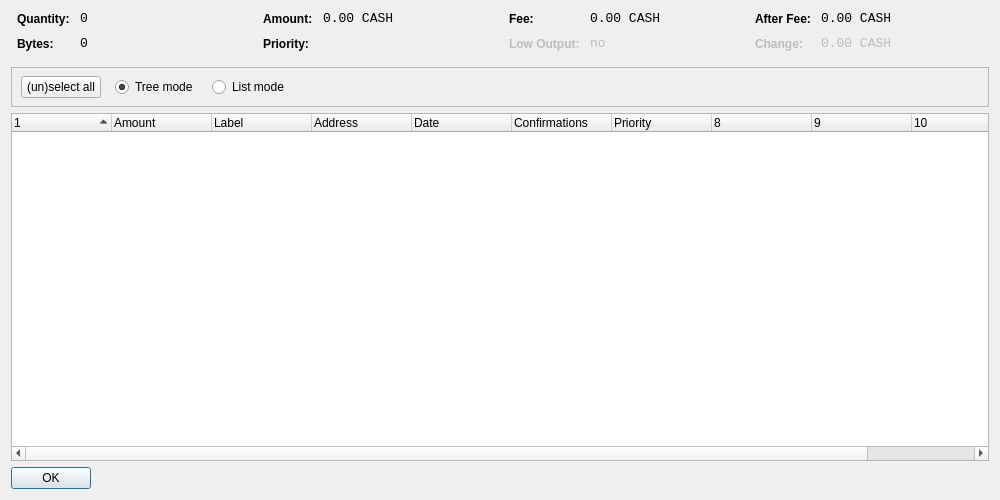
<?xml version="1.0" encoding="UTF-8"?>
<ui version="4.0">
 <class>CoinControlDialog</class>
 <widget class="QDialog" name="CoinControlDialog">
  <property name="geometry">
   <rect>
    <x>0</x>
    <y>0</y>
    <width>1000</width>
    <height>500</height>
   </rect>
  </property>
  <property name="windowTitle">
   <string>Coin Control</string>
  </property>
  <layout class="QVBoxLayout" name="verticalLayout">
   <item>
    <layout class="QHBoxLayout" name="horizontalLayoutTop" stretch="0,0,0,0">
     <property name="topMargin">
      <number>0</number>
     </property>
     <property name="bottomMargin">
      <number>10</number>
     </property>
     <item>
      <layout class="QFormLayout" name="formLayoutCoinControl1">
       <property name="horizontalSpacing">
        <number>10</number>
       </property>
       <property name="verticalSpacing">
        <number>10</number>
       </property>
       <property name="leftMargin">
        <number>6</number>
       </property>
       <property name="rightMargin">
        <number>6</number>
       </property>
       <item row="0" column="0">
        <widget class="QLabel" name="labelCoinControlQuantityText">
         <property name="styleSheet">
          <string notr="true">font-weight:bold;</string>
         </property>
         <property name="text">
          <string>Quantity:</string>
         </property>
        </widget>
       </item>
       <item row="0" column="1">
        <widget class="QLabel" name="labelCoinControlQuantity">
         <property name="font">
          <font>
           <family>Monospace</family>
           <pointsize>10</pointsize>
          </font>
         </property>
         <property name="cursor">
          <cursorShape>IBeamCursor</cursorShape>
         </property>
         <property name="contextMenuPolicy">
          <enum>Qt::ActionsContextMenu</enum>
         </property>
         <property name="text">
          <string>0</string>
         </property>
         <property name="textInteractionFlags">
          <set>Qt::LinksAccessibleByMouse|Qt::TextSelectableByKeyboard|Qt::TextSelectableByMouse</set>
         </property>
        </widget>
       </item>
       <item row="1" column="0">
        <widget class="QLabel" name="labelCoinControlBytesText">
         <property name="styleSheet">
          <string notr="true">font-weight:bold;</string>
         </property>
         <property name="text">
          <string>Bytes:</string>
         </property>
        </widget>
       </item>
       <item row="1" column="1">
        <widget class="QLabel" name="labelCoinControlBytes">
         <property name="font">
          <font>
           <family>Monospace</family>
           <pointsize>10</pointsize>
          </font>
         </property>
         <property name="cursor">
          <cursorShape>IBeamCursor</cursorShape>
         </property>
         <property name="contextMenuPolicy">
          <enum>Qt::ActionsContextMenu</enum>
         </property>
         <property name="text">
          <string>0</string>
         </property>
         <property name="textInteractionFlags">
          <set>Qt::LinksAccessibleByMouse|Qt::TextSelectableByKeyboard|Qt::TextSelectableByMouse</set>
         </property>
        </widget>
       </item>
      </layout>
     </item>
     <item>
      <layout class="QFormLayout" name="formLayoutCoinControl2">
       <property name="horizontalSpacing">
        <number>10</number>
       </property>
       <property name="verticalSpacing">
        <number>10</number>
       </property>
       <property name="leftMargin">
        <number>6</number>
       </property>
       <property name="rightMargin">
        <number>6</number>
       </property>
       <item row="0" column="0">
        <widget class="QLabel" name="labelCoinControlAmountText">
         <property name="styleSheet">
          <string notr="true">font-weight:bold;</string>
         </property>
         <property name="text">
          <string>Amount:</string>
         </property>
        </widget>
       </item>
       <item row="0" column="1">
        <widget class="QLabel" name="labelCoinControlAmount">
         <property name="font">
          <font>
           <family>Monospace</family>
           <pointsize>10</pointsize>
          </font>
         </property>
         <property name="cursor">
          <cursorShape>IBeamCursor</cursorShape>
         </property>
         <property name="contextMenuPolicy">
          <enum>Qt::ActionsContextMenu</enum>
         </property>
         <property name="text">
          <string>0.00 CASH</string>
         </property>
         <property name="textInteractionFlags">
          <set>Qt::LinksAccessibleByMouse|Qt::TextSelectableByKeyboard|Qt::TextSelectableByMouse</set>
         </property>
        </widget>
       </item>
       <item row="1" column="0">
        <widget class="QLabel" name="labelCoinControlPriorityText">
         <property name="styleSheet">
          <string notr="true">font-weight:bold;</string>
         </property>
         <property name="text">
          <string>Priority:</string>
         </property>
        </widget>
       </item>
       <item row="1" column="1">
        <widget class="QLabel" name="labelCoinControlPriority">
         <property name="font">
          <font>
           <family>Monospace</family>
           <pointsize>10</pointsize>
          </font>
         </property>
         <property name="cursor">
          <cursorShape>IBeamCursor</cursorShape>
         </property>
         <property name="contextMenuPolicy">
          <enum>Qt::ActionsContextMenu</enum>
         </property>
         <property name="text">
          <string/>
         </property>
         <property name="textInteractionFlags">
          <set>Qt::LinksAccessibleByMouse|Qt::TextSelectableByKeyboard|Qt::TextSelectableByMouse</set>
         </property>
        </widget>
       </item>
      </layout>
     </item>
     <item>
      <layout class="QFormLayout" name="formLayoutCoinControl3">
       <property name="horizontalSpacing">
        <number>10</number>
       </property>
       <property name="verticalSpacing">
        <number>10</number>
       </property>
       <property name="leftMargin">
        <number>6</number>
       </property>
       <property name="rightMargin">
        <number>6</number>
       </property>
       <item row="0" column="0">
        <widget class="QLabel" name="labelCoinControlFeeText">
         <property name="styleSheet">
          <string notr="true">font-weight:bold;</string>
         </property>
         <property name="text">
          <string>Fee:</string>
         </property>
        </widget>
       </item>
       <item row="0" column="1">
        <widget class="QLabel" name="labelCoinControlFee">
         <property name="font">
          <font>
           <family>Monospace</family>
           <pointsize>10</pointsize>
          </font>
         </property>
         <property name="cursor">
          <cursorShape>IBeamCursor</cursorShape>
         </property>
         <property name="contextMenuPolicy">
          <enum>Qt::ActionsContextMenu</enum>
         </property>
         <property name="text">
          <string>0.00 CASH</string>
         </property>
         <property name="textInteractionFlags">
          <set>Qt::LinksAccessibleByMouse|Qt::TextSelectableByKeyboard|Qt::TextSelectableByMouse</set>
         </property>
        </widget>
       </item>
       <item row="1" column="0">
        <widget class="QLabel" name="labelCoinControlLowOutputText">
         <property name="enabled">
          <bool>false</bool>
         </property>
         <property name="styleSheet">
          <string notr="true">font-weight:bold;</string>
         </property>
         <property name="text">
          <string>Low Output:</string>
         </property>
        </widget>
       </item>
       <item row="1" column="1">
        <widget class="QLabel" name="labelCoinControlLowOutput">
         <property name="enabled">
          <bool>false</bool>
         </property>
         <property name="font">
          <font>
           <family>Monospace</family>
           <pointsize>10</pointsize>
          </font>
         </property>
         <property name="cursor">
          <cursorShape>IBeamCursor</cursorShape>
         </property>
         <property name="contextMenuPolicy">
          <enum>Qt::ActionsContextMenu</enum>
         </property>
         <property name="text">
          <string>no</string>
         </property>
         <property name="textInteractionFlags">
          <set>Qt::LinksAccessibleByMouse|Qt::TextSelectableByKeyboard|Qt::TextSelectableByMouse</set>
         </property>
        </widget>
       </item>
      </layout>
     </item>
     <item>
      <layout class="QFormLayout" name="formLayoutCoinControl4">
       <property name="horizontalSpacing">
        <number>10</number>
       </property>
       <property name="verticalSpacing">
        <number>10</number>
       </property>
       <property name="leftMargin">
        <number>6</number>
       </property>
       <property name="rightMargin">
        <number>6</number>
       </property>
       <item row="0" column="0">
        <widget class="QLabel" name="labelCoinControlAfterFeeText">
         <property name="styleSheet">
          <string notr="true">font-weight:bold;</string>
         </property>
         <property name="text">
          <string>After Fee:</string>
         </property>
        </widget>
       </item>
       <item row="0" column="1">
        <widget class="QLabel" name="labelCoinControlAfterFee">
         <property name="font">
          <font>
           <family>Monospace</family>
           <pointsize>10</pointsize>
          </font>
         </property>
         <property name="cursor">
          <cursorShape>IBeamCursor</cursorShape>
         </property>
         <property name="contextMenuPolicy">
          <enum>Qt::ActionsContextMenu</enum>
         </property>
         <property name="text">
          <string>0.00 CASH</string>
         </property>
         <property name="textInteractionFlags">
          <set>Qt::LinksAccessibleByMouse|Qt::TextSelectableByKeyboard|Qt::TextSelectableByMouse</set>
         </property>
        </widget>
       </item>
       <item row="1" column="0">
        <widget class="QLabel" name="labelCoinControlChangeText">
         <property name="enabled">
          <bool>false</bool>
         </property>
         <property name="styleSheet">
          <string notr="true">font-weight:bold;</string>
         </property>
         <property name="text">
          <string>Change:</string>
         </property>
        </widget>
       </item>
       <item row="1" column="1">
        <widget class="QLabel" name="labelCoinControlChange">
         <property name="enabled">
          <bool>false</bool>
         </property>
         <property name="font">
          <font>
           <family>Monospace</family>
           <pointsize>10</pointsize>
          </font>
         </property>
         <property name="cursor">
          <cursorShape>IBeamCursor</cursorShape>
         </property>
         <property name="contextMenuPolicy">
          <enum>Qt::ActionsContextMenu</enum>
         </property>
         <property name="text">
          <string>0.00 CASH</string>
         </property>
         <property name="textInteractionFlags">
          <set>Qt::LinksAccessibleByMouse|Qt::TextSelectableByKeyboard|Qt::TextSelectableByMouse</set>
         </property>
        </widget>
       </item>
      </layout>
     </item>
    </layout>
   </item>
   <item>
    <widget class="QFrame" name="frame">
     <property name="minimumSize">
      <size>
       <width>0</width>
       <height>40</height>
      </size>
     </property>
     <property name="frameShape">
      <enum>QFrame::StyledPanel</enum>
     </property>
     <property name="frameShadow">
      <enum>QFrame::Sunken</enum>
     </property>
     <widget class="QWidget" name="horizontalLayoutWidget">
      <property name="geometry">
       <rect>
        <x>10</x>
        <y>0</y>
        <width>781</width>
        <height>41</height>
       </rect>
      </property>
      <layout class="QHBoxLayout" name="horizontalLayoutPanel" stretch="0,0,0,0,0">
       <property name="spacing">
        <number>14</number>
       </property>
       <item>
        <widget class="QPushButton" name="pushButtonSelectAll">
         <property name="sizePolicy">
          <sizepolicy hsizetype="Maximum" vsizetype="Fixed">
           <horstretch>0</horstretch>
           <verstretch>0</verstretch>
          </sizepolicy>
         </property>
         <property name="text">
          <string>(un)select all</string>
         </property>
        </widget>
       </item>
       <item>
        <widget class="QRadioButton" name="radioTreeMode">
         <property name="sizePolicy">
          <sizepolicy hsizetype="Maximum" vsizetype="Fixed">
           <horstretch>0</horstretch>
           <verstretch>0</verstretch>
          </sizepolicy>
         </property>
         <property name="text">
          <string>Tree mode</string>
         </property>
         <property name="checked">
          <bool>true</bool>
         </property>
        </widget>
       </item>
       <item>
        <widget class="QRadioButton" name="radioListMode">
         <property name="sizePolicy">
          <sizepolicy hsizetype="Maximum" vsizetype="Fixed">
           <horstretch>0</horstretch>
           <verstretch>0</verstretch>
          </sizepolicy>
         </property>
         <property name="text">
          <string>List mode</string>
         </property>
        </widget>
       </item>
<!--       <item>
        <widget class="QLabel" name="labelLocked">
         <property name="text">
          <string>(1 locked)</string>
         </property>
        </widget>
       </item>
-->
       <item>
        <spacer name="horizontalSpacer">
         <property name="orientation">
          <enum>Qt::Horizontal</enum>
         </property>
         <property name="sizeHint" stdset="0">
          <size>
           <width>40</width>
           <height>20</height>
          </size>
         </property>
        </spacer>
       </item>
      </layout>
     </widget>
    </widget>
   </item>
   <item>
    <widget class="CoinControlTreeWidget" name="treeWidget">
     <property name="contextMenuPolicy">
      <enum>Qt::CustomContextMenu</enum>
     </property>
     <property name="sortingEnabled">
      <bool>false</bool>
     </property>
     <property name="columnCount">
      <number>11</number>
     </property>
     <attribute name="headerShowSortIndicator" stdset="0">
      <bool>true</bool>
     </attribute>
     <attribute name="headerStretchLastSection">
      <bool>false</bool>
     </attribute>
     <column>
      <property name="text">
       <string/>
      </property>
     </column>
     <column>
      <property name="text">
       <string>Amount</string>
      </property>
     </column>
     <column>
      <property name="text">
       <string notr="true">Label</string>
      </property>
     </column>
     <column>
      <property name="text">
       <string>Address</string>
      </property>
     </column>
     <column>
      <property name="text">
       <string>Date</string>
      </property>
     </column>
     <column>
      <property name="text">
       <string>Confirmations</string>
      </property>
      <property name="toolTip">
       <string>Confirmed</string>
      </property>
     </column>
     <column>
      <property name="text">
       <string>Priority</string>
      </property>
     </column>
     <column>
      <property name="text">
       <string/>
      </property>
     </column>
     <column>
      <property name="text">
       <string/>
      </property>
     </column>
     <column>
      <property name="text">
       <string/>
      </property>
     </column>
     <column>
      <property name="text">
       <string/>
      </property>
     </column>
    </widget>
   </item>
   <item>
    <widget class="QDialogButtonBox" name="buttonBox">
     <property name="sizePolicy">
      <sizepolicy hsizetype="Maximum" vsizetype="Fixed">
       <horstretch>0</horstretch>
       <verstretch>0</verstretch>
      </sizepolicy>
     </property>
     <property name="orientation">
      <enum>Qt::Horizontal</enum>
     </property>
     <property name="standardButtons">
      <set>QDialogButtonBox::Ok</set>
     </property>
    </widget>
   </item>
  </layout>
 </widget>
 <customwidgets>
  <customwidget>
   <class>CoinControlTreeWidget</class>
   <extends>QTreeWidget</extends>
   <header>coincontroltreewidget.h</header>
  </customwidget>
 </customwidgets>
 <resources/>
 <connections/>
</ui>
